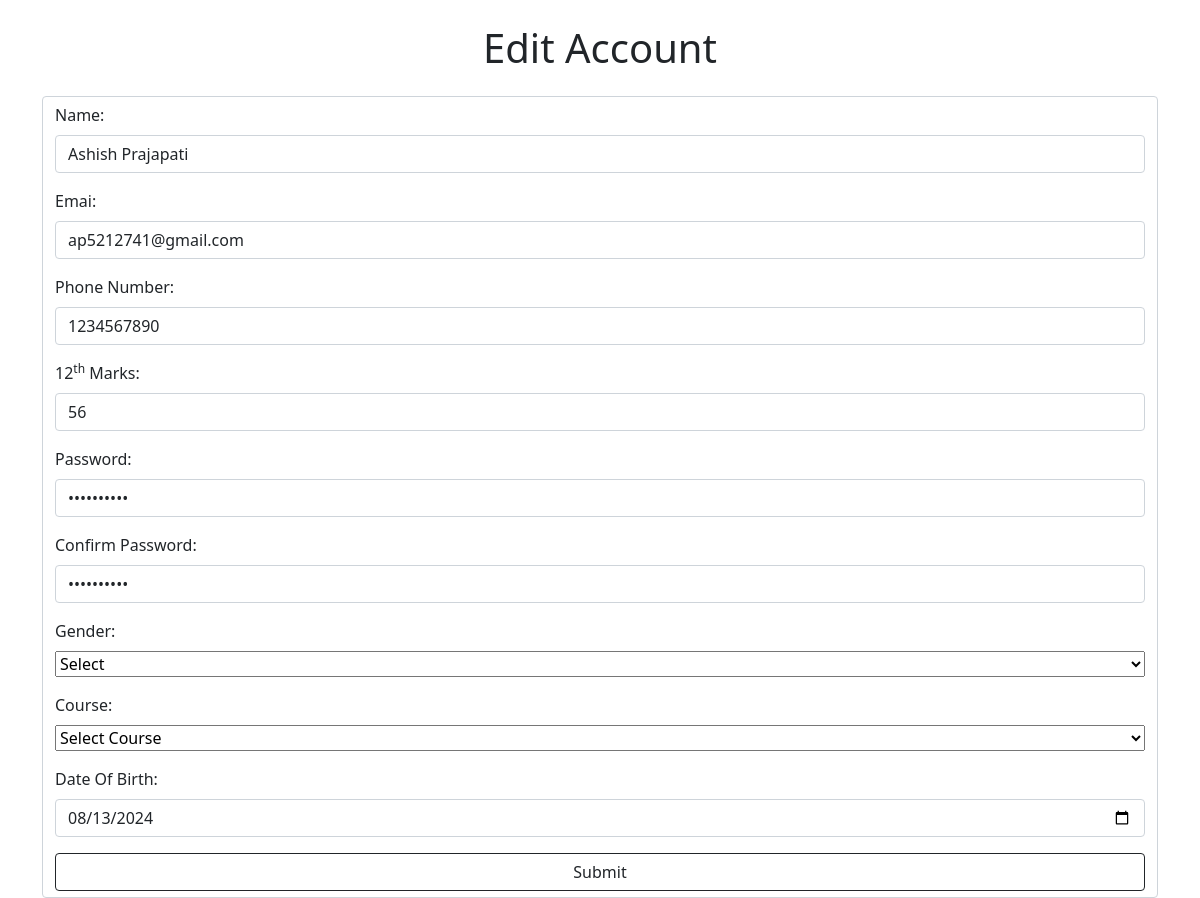
Page /CMS/client/edit.php on the committed database.
### tables this page shows
CREATE TABLE `student` (
  `Id` int(10) NOT NULL,
  `Name` varchar(120) NOT NULL,
  `Email` varchar(120) NOT NULL,
  `Number` varchar(12) NOT NULL,
  `Password` varchar(12) NOT NULL,
  `Gender` varchar(50) NOT NULL,
  `Marks` int(5) NOT NULL,
  `Course` varchar(10) NOT NULL,
  `Date_Of_Birth` varchar(20) NOT NULL,
  `Reg_Time` timestamp(6) NOT NULL DEFAULT current_timestamp(6)
);

### CMS/client/edit.php (the view, shortened to what this page needs)
<?php  include '../conn.php';
    $q = "select * from student";
    $r = mysqli_query($conn,$q);
    $val = mysqli_fetch_assoc($r);
?>
<!DOCTYPE html>
<html lang="en">
<head>
    <link rel="stylesheet" href="../css/bootstrap.min.css">
</head>
<body>
    <div class="container">
        <h1 class="text-center text-dark my-4">Edit Account </h1>
        <form method="post" class="form-control">
            <div class="mb-3">
                <label for="name" class="form-label">Name:</label>
            <input type="text" name="name" id="Name" class="form-control" value="<?php echo $val['Name'] ?>">
            </div>
            <div class="mb-3">
                <label for="email" class="form-label">Emai:</label>
            <input type="email" name="email" id="email" class="form-control" value="<?php  echo $val['Email'] ?>">
            </div>
            <div class="mb-3">
                <label for="phone" class="form-label">Phone Number:</label>
            <input type="number" name="Phone" id="phone" class="form-control" value="<?php echo $val['Number'] ?>">
            </div>
            <div class="mb-3">
                <label for="marks" class="form-label">12<sup>th</sup> Marks:</label>
            <input type="number" name="marks" id="marks" class="form-control" value="<?php echo $val['Marks'] ?>">
            </div>
            <div class="mb-3">
                <label for="pass" class="form-label">Password:</label>
            <input type="password" name="pass" id="pass" class="form-control" value="<?php echo $val['Password'] ?>">
            </div>
            <div class="mb-3">
                <label for="c_pass" class="form-label">Confirm Password:</label>
            <input type="password" name="c_pass" id="c_pass" class="form-control" value="<?php echo $val['Password'] ?>">
            </div>
            <div class="mb-3">
                <label for="name" class="form-label">Gender:</label>
                <select name="gender" id="gender" class="w-100">
                    <option value="" selected disabled>Select</option>
                </select>
            </div>
            <div class="mb-3">
                <label for="name" class="form-label">Course:</label>
            <select name="course" id="course" class="w-100">
                <option value="" selected disabled>Select Course</option>
            </select>
            </div>
            <div class="mb-3">
                <label for="date" class="form-label">Date Of Birth:</label>
            <input type="date" name="date" id="date" class="form-control" value="<?php echo $val['Date_Of_Birth'] ?>">
            </div>
            <input type="submit" value="Submit" class="btn btn-outline-dark w-100">
        </form>
    </div>
</body>
</html>

### rows in the picture
student: name "Ashish Prajapati", email "ap5212741@gmail.com", Phone "1234567890", marks "56", date "08/13/2024"
